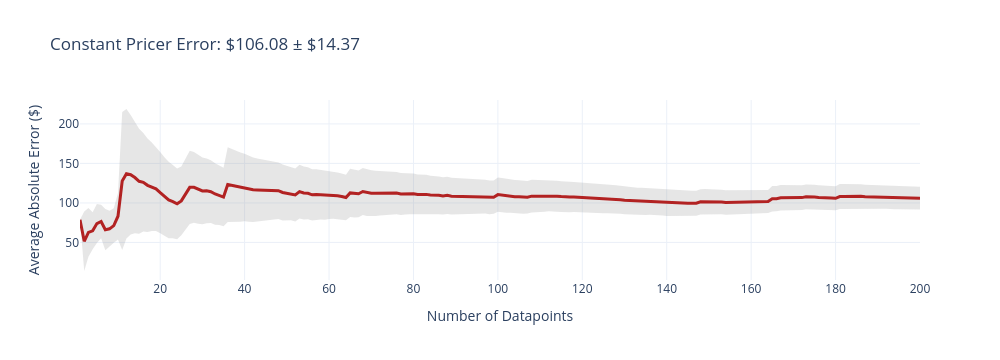
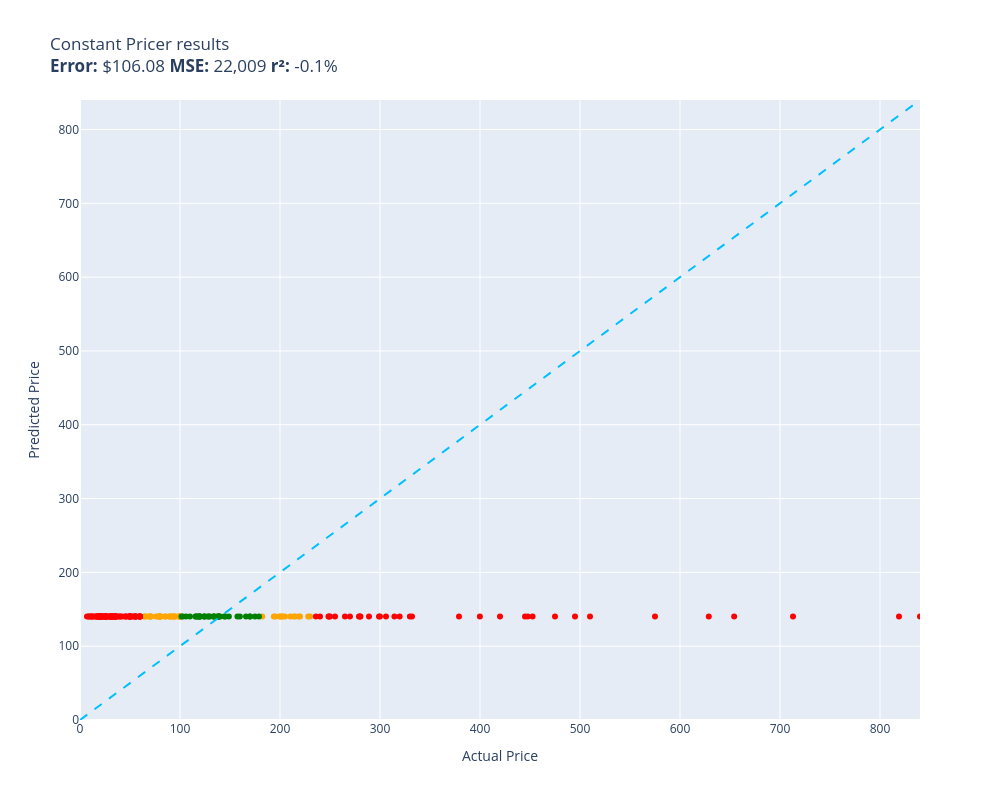

The cell these charts' notebook holds for them, in order:
### Markdown cell above
## Step 2: Baselines & Traditional ML (Day 3 Concepts)

### Code cell
# Baseline 1: Always predict the mean price
average_price = np.mean([item.price for item in train])

def constant_pricer(item):
    return average_price

print(f"Constant prediction: ${average_price:.2f}")
evaluate(constant_pricer, test, size=200)

### Figure 1 — Plotly figure (JSON) as saved in the notebook; plotly's stock layout.template omitted (floating-point values rounded to 4 significant figures; data arrays with more than 128 entries replaced by an {"elided": "..."} marker saying what was removed)
{"data": [{"fill": "toself", "fillcolor": "rgba(128,128,128,0.2)", "hoverinfo": "skip", "line": {"color": "rgba(255,255,255,0)"}, "name": "95% CI", "showlegend": false, "type": "scatter", "x": {"elided": "400 int values"}, "y": {"elided": "400 float values"}}, {"customdata": {"elided": "200x1 float values"}, "hovertemplate": "n=%{x}<br>Avg Error=$%{y:,.2f}<br>±95% CI=$%{customdata[0]:,.2f}<extra></extra>", "line": {"color": "firebrick", "width": 3}, "mode": "lines", "name": "Cumulative Avg Error", "type": "scatter", "x": {"elided": "200 int values"}, "y": {"elided": "200 float values"}}], "layout": {"height": 360, "showlegend": false, "title": {"text": "Constant Pricer Error: $106.08 ± $14.37"}, "width": 1000, "xaxis": {"title": {"text": "Number of Datapoints"}}, "yaxis": {"title": {"text": "Average Absolute Error ($)"}}}}

### Figure 2 — Plotly figure (JSON) as saved in the notebook; plotly's stock layout.template omitted (floating-point values rounded to 4 significant figures)
{"data": [{"customdata": [["Old Blood Noise Excess V2 Distortion Cho...\nGuess=$140.35 Actual=$219.00"], ["EXMAX NG-10X Fresnel Lens Focusing Adapt...\nGuess=$140.35 Actual=$69.98"], ["RBC12-UPC Replacement Battery Cartridge ...\nGuess=$140.35 Actual=$229.99"], ["ACDelco GM Original Equipment FW339 Fron...\nGuess=$140.35 Actual=$215.33"], ["Panasonic KX-TG6511B DECT 6.0 PLUS Expan...\nGuess=$140.35 Actual=$79.20"], ["GJY Portable TV,10.6 inch Mini TV for AT...\nGuess=$140.35 Actual=$79.36"], ["APS iBoard 6-inch Aluminum (Black Powder...\nGuess=$140.35 Actual=$210.23"], ["HK SYSTEMS 13\" Heavy Duty Black \"Push\" O...\nGuess=$140.35 Actual=$84.95"], ["Aolemi Oil Rubbed Bronze Single Function...\nGuess=$140.35 Actual=$98.65"], ["Clementoni 39132.5 Jigsaw Puzzle 1,000 P...\nGuess=$140.35 Actual=$79.95"], ["KOMPUTERBAY 4GB 2X 2GB DDR2 1066MHz PC2-...\nGuess=$140.35 Actual=$80.34"], ["Travelpro Platinum Elite Slim Business L...\nGuess=$140.35 Actual=$213.83"], ["JRready ST6313 DT Deutsch Connector Kit,...\nGuess=$140.35 Actual=$199.68"], ["15\" Locking Shower Head Extension Arm in...\nGuess=$140.35 Actual=$79.95"], ["Dakota Alert MURS Alert Probe Sensor - M...\nGuess=$140.35 Actual=$219.99"], ["AUTOFREE LED Tail Lights Assembly Compat...\nGuess=$140.35 Actual=$201.99"], ["Evan-Fischer Front Bumper Cover Compatib...\nGuess=$140.35 Actual=$202.38"], ["Webcem Solar Shed Light Outdoor Indoor, ...\nGuess=$140.35 Actual=$77.96"], ["Festool 492370 Platin 2 S1000 Grit 6-Inc...\nGuess=$140.35 Actual=$91.00"], ["DIMARZIO 204284 DP 163FBK Blues Bucker G...\nGuess=$140.35 Actual=$89.99"], ["BESTILL Wall Mounted Shower Faucet Set, ...\nGuess=$140.35 Actual=$76.00"], ["Marvel Legends Series X-Men 6-Inch Archa...\nGuess=$140.35 Actual=$98.95"], ["ANZO USA 111207 GMC SIERRA 99-06 / YUKON...\nGuess=$140.35 Actual=$182.28"], ["Trim Kit for 2-handle Shower & Tub Valve...\nGuess=$140.35 Actual=$94.99"], ["Pioneer 2AM401-BN Two Handle Kitchen Fau...\nGuess=$140.35 Actual=$228.22"], ["4LT LUMINETTE Vanity Opal GLS BSN\nGuess=$140.35 Actual=$99.99"], ["MXR Carbon Copy Deluxe Analog Delay Guit...\nGuess=$140.35 Actual=$195.50"], ["CradlePoint Compact Broadband Router (CB...\nGuess=$140.35 Actual=$89.00"], ["Pyle Wireless Rear View Backup Camera - ...\nGuess=$140.35 Actual=$70.45"], ["Universal Power Group 12V 100Ah Sealed L...\nGuess=$140.35 Actual=$199.99"], ["Auertech Portable Washing Machine, 14lbs...\nGuess=$140.35 Actual=$98.99"], ["Amana Tool - SC587 Carbide Tipped 3-Wing...\nGuess=$140.35 Actual=$71.23"], ["ECCPP Power Steering Pump for 2009-2010 ...\nGuess=$140.35 Actual=$85.48"], ["UPR Mach 1 Chin Spoiler Fits 94-98 Musta...\nGuess=$140.35 Actual=$64.99"], ["SP Air Corporation SP-8102BU 1/4-Inch He...\nGuess=$140.35 Actual=$204.99"], ["Skullcandy Hesh Evo Bluetooth Headphones...\nGuess=$140.35 Actual=$69.99"], ["LCD Screen for Dell Inspiron 17R 17.3\" H...\nGuess=$140.35 Actual=$64.37"], ["Diversitech UC2436-3 Ultralite Condenser...\nGuess=$140.35 Actual=$80.39"], ["4 Inches Rolled Muffler Tip Catback Exha...\nGuess=$140.35 Actual=$193.88"], ["Samsung DA97-07603B Freezer Ice Maker As...\nGuess=$140.35 Actual=$93.02"], ["Intex River Run Connect Lounge (Four)\nGuess=$140.35 Actual=$94.49"], ["Blanco 230966 Valea Stainless Steel Sink...\nGuess=$140.35 Actual=$92.88"], ["KZ ZS10 Pro in Ear Monitor Headphone KZ ...\nGuess=$140.35 Actual=$66.99"], ["Fitness Center Gym Room Weight Train Dua...\nGuess=$140.35 Actual=$99.99"], ["MonMount Triple Monitor Stand Freestandi...\nGuess=$140.35 Actual=$79.99"]], "hovertemplate": "%{customdata[0]}<extra></extra>", "legendgroup": "orange", "marker": {"color": "orange", "size": 6, "symbol": "circle"}, "mode": "markers", "name": "orange", "orientation": "v", "showlegend": true, "type": "scatter", "x": [219.0, 69.98, 230.0, 215.3, 79.2, 79.36, 210.2, 84.95, 98.65, 79.95, 80.34, 213.8, 199.7, 79.95, 220.0, 202.0, 202.4, 77.96, 91.0, 89.99, 76.0, 98.95, 182.3, 94.99, 228.2, 99.99, 195.5, 89.0, 70.45, 200.0, 98.99, 71.23, 85.48, 64.99, 205.0, 69.99, 64.37, 80.39, 193.9, 93.02, 94.49, 92.88, 66.99, 99.99, 79.99], "xaxis": "x", "y": [140.3, 140.3, 140.3, 140.3, 140.3, 140.3, 140.3, 140.3, 140.3, 140.3, 140.3, 140.3, 140.3, 140.3, 140.3, 140.3, 140.3, 140.3, 140.3, 140.3, 140.3, 140.3, 140.3, 140.3, 140.3, 140.3, 140.3, 140.3, 140.3, 140.3, 140.3, 140.3, 140.3, 140.3, 140.3, 140.3, 140.3, 140.3, 140.3, 140.3, 140.3, 140.3, 140.3, 140.3, 140.3], "yaxis": "y"}, {"customdata": [["telpo Headlight Assembly Fit For 15 Camr...\nGuess=$140.35 Actual=$115.99"], ["SuppliesOutlet Compatible Toner Cartridg...\nGuess=$140.35 Actual=$144.29"], ["PEMP E65 E66 CDC Simulate Optical Fiber ...\nGuess=$140.35 Actual=$119.00"], ["Intermatic PX300 12V 300W Transformer wi...\nGuess=$140.35 Actual=$134.00"], ["CORSAIR Dominator Platinum RGB 32GB (2x1...\nGuess=$140.35 Actual=$124.00"], ["SKB iSeries 3i-13096-6KP Case for BlackM...\nGuess=$140.35 Actual=$174.99"], ["GanFindX Portable Car Hand Controls for ...\nGuess=$140.35 Actual=$159.90"], ["Scranton & Co 3 Drawer Mobile File Cabin...\nGuess=$140.35 Actual=$115.35"], ["Wenger City Upgrade Laptop Backpack with...\nGuess=$140.35 Actual=$145.42"], ["3D Tree Hole Branches 075 Stair Risers D...\nGuess=$140.35 Actual=$129.99"], ["Fjallraven, Kanken Laptop 15\" Backpack f...\nGuess=$140.35 Actual=$119.65"], ["Diversitech WG840585 Motor, (Ddb) 1/3Hp,...\nGuess=$140.35 Actual=$134.12"], ["Western Digital Enterprise RE4-GP 2TB SA...\nGuess=$140.35 Actual=$109.95"], ["PM Auto Front Right Quick Complete Strut...\nGuess=$140.35 Actual=$124.94"], ["Dell Optiplex 390 Desktop Computer i3 3....\nGuess=$140.35 Actual=$124.27"], ["Pidoko Kids Train Table, Grey with 90 Pc...\nGuess=$140.35 Actual=$119.97"], ["EMART Photography C Stand with Boom Arm,...\nGuess=$140.35 Actual=$119.99"], ["Grey Pneumatic 1311SD Impact Socket Set\nGuess=$140.35 Actual=$157.43"], ["4pc Wheel Spacers Adapters 4\" (2inch Per...\nGuess=$140.35 Actual=$116.95"], ["Urth 62mm UV, Circular Polarizing (CPL),...\nGuess=$140.35 Actual=$139.00"], ["LSI Broadcom SAS 9300-8i 8-port 12Gb/s S...\nGuess=$140.35 Actual=$118.00"], ["DuraGo 29515020 Front Hub Assembly\nGuess=$140.35 Actual=$128.34"], ["Ibanez M510OVS Acoustic Mandolin in Vint...\nGuess=$140.35 Actual=$169.99"], ["GENUINE VOLVO THERMOSTAT (3.0, 3.2) S60 ...\nGuess=$140.35 Actual=$102.85"], ["Cardone 84-58642 New HEI Electronic Dist...\nGuess=$140.35 Actual=$165.99"], ["18 Inch White Undermount Kitchen Sink - ...\nGuess=$140.35 Actual=$179.00"], ["New Replacement seat cover fits Yamaha M...\nGuess=$140.35 Actual=$138.95"], ["Evan Fischer Radiator Cooling Fan Assemb...\nGuess=$140.35 Actual=$137.34"], ["ROHL WSGUM3018WH Wire Sink Grids, White\nGuess=$140.35 Actual=$128.28"], ["ASUS VY279HE-W 27” 1080P Monitor - White...\nGuess=$140.35 Actual=$138.10"], ["KUNFINE Android Radio CarPlay & Android ...\nGuess=$140.35 Actual=$106.00"], ["StonKraft Brass Chess Board Game Set wit...\nGuess=$140.35 Actual=$140.00"], ["DuraGo BR5330 Front Vented Disc Brake Ro...\nGuess=$140.35 Actual=$101.51"], ["Vinyl Soft Top Roll-up Adjustable Truck ...\nGuess=$140.35 Actual=$148.88"], ["Targus CityGear Durable Backpack, Black,...\nGuess=$140.35 Actual=$133.43"], ["Garmin 010-12402-10 GT15M-TM Transom-Mou...\nGuess=$140.35 Actual=$138.74"], ["Xiaomi Redmi 10 2022 NFC 4G LTE (128GB +...\nGuess=$140.35 Actual=$169.99"]], "hovertemplate": "%{customdata[0]}<extra></extra>", "legendgroup": "green", "marker": {"color": "green", "size": 6, "symbol": "circle"}, "mode": "markers", "name": "green", "orientation": "v", "showlegend": true, "type": "scatter", "x": [116.0, 144.3, 119.0, 134.0, 124.0, 175.0, 159.9, 115.3, 145.4, 130.0, 119.7, 134.1, 110.0, 124.9, 124.3, 120.0, 120.0, 157.4, 117.0, 139.0, 118.0, 128.3, 170.0, 102.8, 166.0, 179.0, 138.9, 137.3, 128.3, 138.1, 106.0, 140.0, 101.5, 148.9, 133.4, 138.7, 170.0], "xaxis": "x", "y": [140.3, 140.3, 140.3, 140.3, 140.3, 140.3, 140.3, 140.3, 140.3, 140.3, 140.3, 140.3, 140.3, 140.3, 140.3, 140.3, 140.3, 140.3, 140.3, 140.3, 140.3, 140.3, 140.3, 140.3, 140.3, 140.3, 140.3, 140.3, 140.3, 140.3, 140.3, 140.3, 140.3, 140.3, 140.3, 140.3, 140.3], "yaxis": "y"}, {"customdata": [["NewPower99 Battery Kit for Samsung Galax...\nGuess=$140.35 Actual=$54.95"], ["Stand for Raven Pro Document Scanner - P...\nGuess=$140.35 Actual=$29.85"], ["8544771 Dryer Heating Element, 279816 Th...\nGuess=$140.35 Actual=$35.74"], ["Pump Head TBVECHI 175PSI 4KW 5.5HP 21CFM...\nGuess=$140.35 Actual=$329.90"], ["Bam France 2002XL Contoured Hightech Bla...\nGuess=$140.35 Actual=$713.00"], ["Metabo HPT 36V MultiVolt™ Cordless Rotar...\nGuess=$140.35 Actual=$379.00"], ["46mm Digital Pro High-Resolution Close-U...\nGuess=$140.35 Actual=$19.99"], ["Innovative Percussion CB-6 Chamois Bass ...\nGuess=$140.35 Actual=$54.32"], ["LOVE MEI Galaxy S10 Lite Case, Military ...\nGuess=$140.35 Actual=$32.98"], ["LD Products Compatible Toner Cartridge R...\nGuess=$140.35 Actual=$49.98"], ["Bam Trekking 3027SB Single Black Clarine...\nGuess=$140.35 Actual=$332.00"], ["DEWALT 20V MAX* XR Impact Driver with Bl...\nGuess=$140.35 Actual=$452.53"], ["Mini PC, Kinupute Desktop Computer E3-12...\nGuess=$140.35 Actual=$495.00"], ["June Garden 12\" Sweet Dolly Charlotte - ...\nGuess=$140.35 Actual=$19.99"], ["10GBase-LR SFP+ Transceiver, Handar 10GB...\nGuess=$140.35 Actual=$19.99"], ["Deco Mount Pro Tripod Microphone Stand w...\nGuess=$140.35 Actual=$59.95"], ["Canon EOS Rebel T7 Digital SLR Camera wi...\nGuess=$140.35 Actual=$819.00"], ["Evergreen HSHB2005 Cylinder Head Gasket ...\nGuess=$140.35 Actual=$59.69"], ["Task T24287 Roman Ogee Router Bit with 1...\nGuess=$140.35 Actual=$55.88"], ["Southwire 120V/15A Right Angle User Atta...\nGuess=$140.35 Actual=$37.87"], ["Mylites+ Standard Comic Book Mylar Sleev...\nGuess=$140.35 Actual=$34.99"], ["Tidal Front + Rear Fender Flares 4PC Poc...\nGuess=$140.35 Actual=$254.99"], ["DALDED LED Light Kit for Lego Sonic Gree...\nGuess=$140.35 Actual=$24.99"], ["152MM Hole Saws M42 Bi-Metal High Speed ...\nGuess=$140.35 Actual=$17.99"], ["Baseball Backpacks Large 18 Inch Bookbag...\nGuess=$140.35 Actual=$31.77"], ["Adams Check Payment and Deposit Register...\nGuess=$140.35 Actual=$35.49"], ["KOHLER 18865-CP Filtered Water Faucet, P...\nGuess=$140.35 Actual=$475.00"], ["Projector, CRAZVIEW Projector with WiFi ...\nGuess=$140.35 Actual=$53.40"], ["Retevis RT68 Soft Earhook Walkie Talkie ...\nGuess=$140.35 Actual=$6.99"], ["MC: Pindicator (Dual Intensity Amber)\nGuess=$140.35 Actual=$40.00"], ["Laisomeke Waterproof Junction Box, Unive...\nGuess=$140.35 Actual=$11.99"], ["Sumerain S1339CM Double Handle Widesprea...\nGuess=$140.35 Actual=$235.86"], ["Poison Spyder 10-08-020 Rocker Knocker\nGuess=$140.35 Actual=$628.76"], ["VLAND LED Smoked Taillights Compatible F...\nGuess=$140.35 Actual=$239.99"], ["Lighted Triangle Mirror Cabinet Bathroom...\nGuess=$140.35 Actual=$445.00"], ["Tablet PC Cover Compatible with Lenovo T...\nGuess=$140.35 Actual=$31.61"], ["Miyaya@ Funny Animal Masks Collection fo...\nGuess=$140.35 Actual=$16.99"], ["Trail Gear Twin Stick Kit for Top Shift ...\nGuess=$140.35 Actual=$279.92"], ["Engine Thermostat, Replace 19301-PAA-306...\nGuess=$140.35 Actual=$18.89"], ["Ultra Duster Canned Air Net 10 Oz 6-Pack\nGuess=$140.35 Actual=$49.90"], ["Beck/Arnley 0421945 Air Filter\nGuess=$140.35 Actual=$35.87"], ["IQShield Screen Protector Compatible wit...\nGuess=$140.35 Actual=$9.95"], ["Liberty Imports 12 Pack: US Military Toy...\nGuess=$140.35 Actual=$16.98"], ["Neporal Full Spectrum Light Bulb, 6000K ...\nGuess=$140.35 Actual=$18.59"], ["Satco S9596, 4 Count (Pack of 1), 4.18\nGuess=$140.35 Actual=$12.00"], ["Ceramic Talavera Mexican Tile 4x4\", 9 Pi...\nGuess=$140.35 Actual=$29.95"], ["Intrepid International Dressage Letters-...\nGuess=$140.35 Actual=$26.99"], ["LEGO Marvel Avengers War Machine Buster ...\nGuess=$140.35 Actual=$59.95"], ["Kingston Brass KS269SN Kingston Clawfoot...\nGuess=$140.35 Actual=$305.99"], ["KOHLER K-1185540-CP Assembly-Slider\nGuess=$140.35 Actual=$45.67"], ["KUNN Small Electrician Tool Pouch Utilit...\nGuess=$140.35 Actual=$21.99"], ["iPhone 12/12 Pro Nicaragua Guardabarranc...\nGuess=$140.35 Actual=$19.97"], ["Replacement Remote Control for PANASONIC...\nGuess=$140.35 Actual=$34.95"], ["KS K-STORM Replacement Silicone Mushroom...\nGuess=$140.35 Actual=$8.50"], ["LSSAGOON Backpack for Women Teen Kids Gi...\nGuess=$140.35 Actual=$33.99"], ["Aeromotive 13304 Regulator, X1 Adjustabl...\nGuess=$140.35 Actual=$269.95"], ["Walker Exhaust Ultra EPA 16478 Direct Fi...\nGuess=$140.35 Actual=$574.99"], ["GE RPWF SmartWater Comparable Refrigerat...\nGuess=$140.35 Actual=$36.99"], ["MGP Caliper Covers 39011SACURD Red Powde...\nGuess=$140.35 Actual=$249.00"], ["Royal Designs, Inc. Decorative Abundant ...\nGuess=$140.35 Actual=$24.95"], ["Canon Sure Shot 90u 35mm Date Camera\nGuess=$140.35 Actual=$399.89"], ["NewFantasia Replacement Audio Cable with...\nGuess=$140.35 Actual=$31.00"], ["Mikrotik RB3011UIAS-RM RouterBOARD 10xGi...\nGuess=$140.35 Actual=$299.00"], ["MONOCARBON Forged Carbon Fiber Case for ...\nGuess=$140.35 Actual=$59.99"], ["AC Compressor & A/C Kit For BMW 335i 335...\nGuess=$140.35 Actual=$314.41"], ["Wilkinson LOW GAUSS Vintage Tone Strat S...\nGuess=$140.35 Actual=$30.93"], ["Berta (6 Pieces) 1-1/4 inch Overlay, 90 ...\nGuess=$140.35 Actual=$24.66"], ["Chalkboard Name Badges with Magnetic Bac...\nGuess=$140.35 Actual=$19.95"], ["Linkloos Solar Street Lights Outdoor Wat...\nGuess=$140.35 Actual=$55.99"], ["USB Charger, CIVIE High Speed 60W Multip...\nGuess=$140.35 Actual=$15.99"], ["Hp Pavilion P7-1257c Motherboard Aahd3-h...\nGuess=$140.35 Actual=$59.86"], ["Kastar Battery Pack Replacement for Sony...\nGuess=$140.35 Actual=$19.99"], ["AZX Stylus Pencil for Apple iPad Pro 202...\nGuess=$140.35 Actual=$29.99"], ["Raspberry Pi 3 Model B+ Aluminum Case Me...\nGuess=$140.35 Actual=$14.99"], ["Music Hall pa15.3 MM/MC Phono Preamplifi...\nGuess=$140.35 Actual=$250.00"], ["Lorell Bell Chair Glide, 2.5\", Black\nGuess=$140.35 Actual=$19.50"], ["CTLAMP XL-2100 Professional Quality XL-2...\nGuess=$140.35 Actual=$32.00"], ["200 ' feet True 14 Gauge AWG CCA Speaker...\nGuess=$140.35 Actual=$44.95"], ["Competition Clutch Disc and Pressure Pla...\nGuess=$140.35 Actual=$510.00"], ["APS iBoard (304 Stainless Steel Polished...\nGuess=$140.35 Actual=$264.95"], ["200 Couples Conversation Cards - Enjoy B...\nGuess=$140.35 Actual=$32.97"], ["The Puppet Company - Carpet-Unicorn, Whi...\nGuess=$140.35 Actual=$19.00"], ["KYX Racing Hardened Steel Center Drive S...\nGuess=$140.35 Actual=$46.99"], ["Baumgartens Sicurix Blank PVC ID Cards (...\nGuess=$140.35 Actual=$19.11"], ["VIPMOTOZ Sequential Turn Signal Premium ...\nGuess=$140.35 Actual=$278.94"], ["A-Premium Front Suspension Steering Knuc...\nGuess=$140.35 Actual=$48.99"], ["OEM Samsung Remote Control Shipped with ...\nGuess=$140.35 Actual=$56.00"], ["Venom Power Terra Hunter R/T+ R/T All-Te...\nGuess=$140.35 Actual=$319.65"], ["Custom Engagement Logo Desk Embosser Sea...\nGuess=$140.35 Actual=$49.95"], ["Audio Techinca ATW-T1002 System 10 Handh...\nGuess=$140.35 Actual=$289.00"], ["520 Pieces Christmas Envelope Seal Stick...\nGuess=$140.35 Actual=$25.99"], ["LD Compatible Ink Cartridge Replacement ...\nGuess=$140.35 Actual=$41.99"], ["BestPricedDecals Wine A BIT, You'll Feel...\nGuess=$140.35 Actual=$12.98"], ["Dell XPS 13 9343-2727SLV 13.3\" Full HD S...\nGuess=$140.35 Actual=$839.99"], ["VATOS 4 Packs Bubble Machine Gun for Kid...\nGuess=$140.35 Actual=$22.88"], ["Steering Wheel, Carbon Fiber Automotive ...\nGuess=$140.35 Actual=$447.74"], ["BXYJY for Samsung Galaxy Z Fold 3 Case w...\nGuess=$140.35 Actual=$49.99"], ["VONADO Space Wars Colonial Viper MK1 Bui...\nGuess=$140.35 Actual=$39.99"], ["Replacement Remote Control fit for Sony ...\nGuess=$140.35 Actual=$9.99"], ["Disney Princess Sparkling Princess Sleep...\nGuess=$140.35 Actual=$24.95"], ["sabermaster TCG Playmat yugioh playmat T...\nGuess=$140.35 Actual=$21.99"], ["Pacific Drums PDCM1618TTRB 16 x 18 Inche...\nGuess=$140.35 Actual=$419.99"], ["Star Wars Die-Cast Metal TITANIUM Series...\nGuess=$140.35 Actual=$22.70"], ["Glovion Music Stand Light, Clip On Piano...\nGuess=$140.35 Actual=$27.99"], ["Empava 24\" Single Wall Ovens 10 Cooking ...\nGuess=$140.35 Actual=$654.14"], ["Think Gizmos Build Your Own Robot Toys f...\nGuess=$140.35 Actual=$24.95"], ["HP Laserjet 2100 Laser Printer W/Test Pr...\nGuess=$140.35 Actual=$299.98"], ["PowerSport Front Rear Brakes and Rotors ...\nGuess=$140.35 Actual=$248.51"], ["Viola Bow 4/4 Full Size Carbon Fiber (Bl...\nGuess=$140.35 Actual=$49.99"], ["VTech Strum and Jam Kidi Musical Guitar ...\nGuess=$140.35 Actual=$21.99"], ["Fender Hendrix Voodoo Child Coiled Instr...\nGuess=$140.35 Actual=$59.99"], ["W11130208 W10695459 Refrigerator LED Mod...\nGuess=$140.35 Actual=$26.59"], ["Jada Toys Ryan's World Combo Panda Airli...\nGuess=$140.35 Actual=$34.94"], ["Pyle 2x120 Watt Home Audio Speaker Power...\nGuess=$140.35 Actual=$50.92"], ["STICKGOO Peel and Stick Backsplash for K...\nGuess=$140.35 Actual=$34.99"], ["For Volvo C70 S70 V70 V40 S40 AC Compres...\nGuess=$140.35 Actual=$280.41"], ["Refresh NSF-53 Premium Replacement Refri...\nGuess=$140.35 Actual=$50.99"], ["NICKSTON Red Sparkling Glitter Slim Band...\nGuess=$140.35 Actual=$25.99"]], "hovertemplate": "%{customdata[0]}<extra></extra>", "legendgroup": "red", "marker": {"color": "red", "size": 6, "symbol": "circle"}, "mode": "markers", "name": "red", "orientation": "v", "showlegend": true, "type": "scatter", "x": [54.95, 29.85, 35.74, 329.9, 713.0, 379.0, 19.99, 54.32, 32.98, 49.98, 332.0, 452.5, 495.0, 19.99, 19.99, 59.95, 819.0, 59.69, 55.88, 37.87, 34.99, 255.0, 24.99, 17.99, 31.77, 35.49, 475.0, 53.4, 6.99, 40.0, 11.99, 235.9, 628.8, 240.0, 445.0, 31.61, 16.99, 279.9, 18.89, 49.9, 35.87, 9.95, 16.98, 18.59, 12.0, 29.95, 26.99, 59.95, 306.0, 45.67, 21.99, 19.97, 34.95, 8.5, 33.99, 269.9, 575.0, 36.99, 249.0, 24.95, 399.9, 31.0, 299.0, 59.99, 314.4, 30.93, 24.66, 19.95, 55.99, 15.99, 59.86, 19.99, 29.99, 14.99, 250.0, 19.5, 32.0, 44.95, 510.0, 264.9, 32.97, 19.0, 46.99, 19.11, 278.9, 48.99, 56.0, 319.6, 49.95, 289.0, 25.99, 41.99, 12.98, 840.0, 22.88, 447.7, 49.99, 39.99, 9.99, 24.95, 21.99, 420.0, 22.7, 27.99, 654.1, 24.95, 300.0, 248.5, 49.99, 21.99, 59.99, 26.59, 34.94, 50.92, 34.99, 280.4, 50.99, 25.99], "xaxis": "x", "y": [140.3, 140.3, 140.3, 140.3, 140.3, 140.3, 140.3, 140.3, 140.3, 140.3, 140.3, 140.3, 140.3, 140.3, 140.3, 140.3, 140.3, 140.3, 140.3, 140.3, 140.3, 140.3, 140.3, 140.3, 140.3, 140.3, 140.3, 140.3, 140.3, 140.3, 140.3, 140.3, 140.3, 140.3, 140.3, 140.3, 140.3, 140.3, 140.3, 140.3, 140.3, 140.3, 140.3, 140.3, 140.3, 140.3, 140.3, 140.3, 140.3, 140.3, 140.3, 140.3, 140.3, 140.3, 140.3, 140.3, 140.3, 140.3, 140.3, 140.3, 140.3, 140.3, 140.3, 140.3, 140.3, 140.3, 140.3, 140.3, 140.3, 140.3, 140.3, 140.3, 140.3, 140.3, 140.3, 140.3, 140.3, 140.3, 140.3, 140.3, 140.3, 140.3, 140.3, 140.3, 140.3, 140.3, 140.3, 140.3, 140.3, 140.3, 140.3, 140.3, 140.3, 140.3, 140.3, 140.3, 140.3, 140.3, 140.3, 140.3, 140.3, 140.3, 140.3, 140.3, 140.3, 140.3, 140.3, 140.3, 140.3, 140.3, 140.3, 140.3, 140.3, 140.3, 140.3, 140.3, 140.3, 140.3], "yaxis": "y"}, {"hoverinfo": "skip", "line": {"color": "deepskyblue", "dash": "dash", "width": 2}, "mode": "lines", "name": "y = x", "showlegend": false, "type": "scatter", "x": [0, 840.0], "y": [0, 840.0]}], "layout": {"height": 800, "legend": {"title": {"text": "color"}, "tracegroupgap": 0}, "showlegend": false, "title": {"text": "Constant Pricer results<br><b>Error:</b> $106.08 <b>MSE:</b> 22,009 <b>r²:</b> -0.1%"}, "width": 1000, "xaxis": {"anchor": "y", "domain": [0, 1], "range": [0, 840.0], "title": {"text": "Actual Price"}}, "yaxis": {"anchor": "x", "domain": [0, 1], "range": [0, 840.0], "title": {"text": "Predicted Price"}}}}
